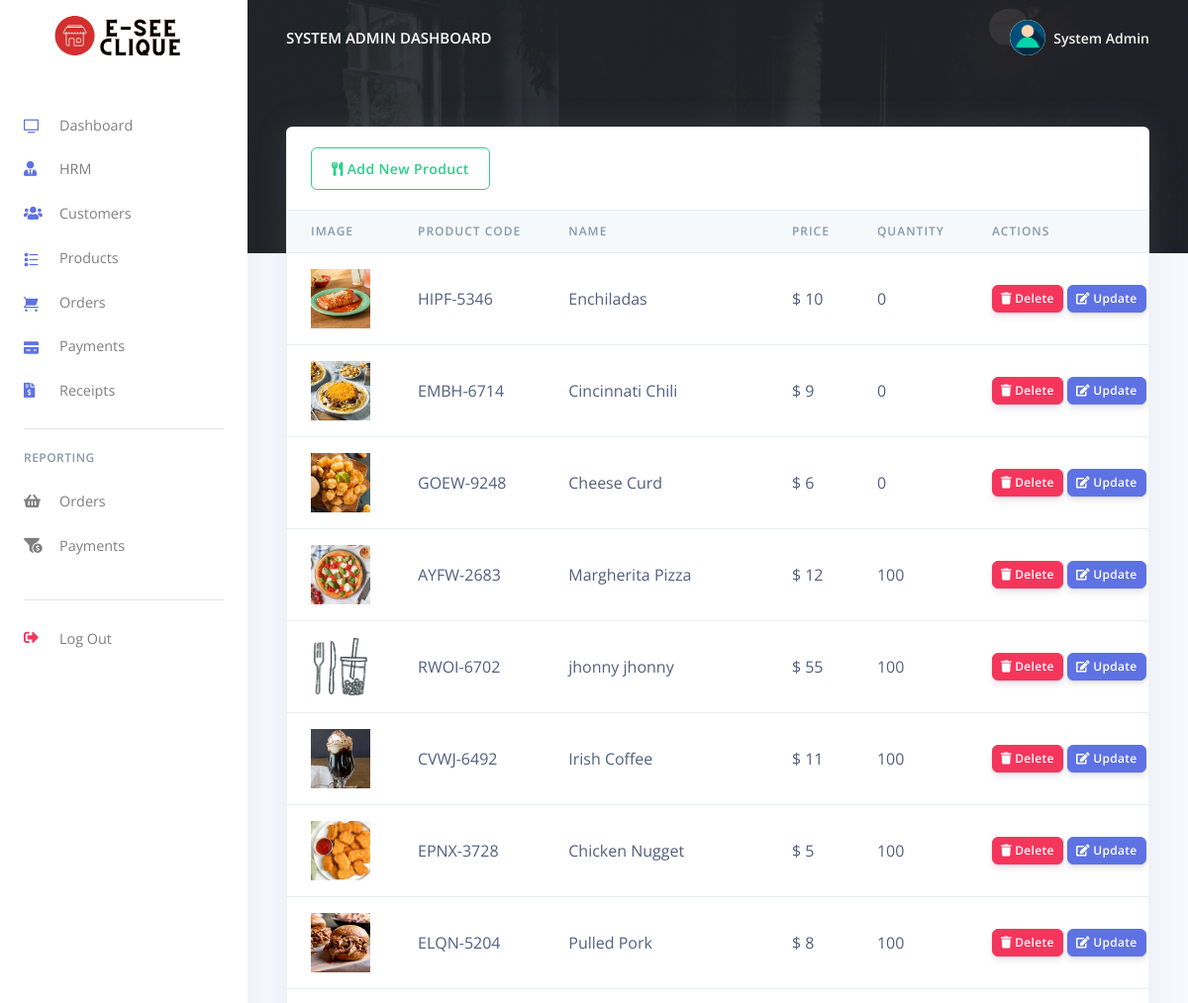
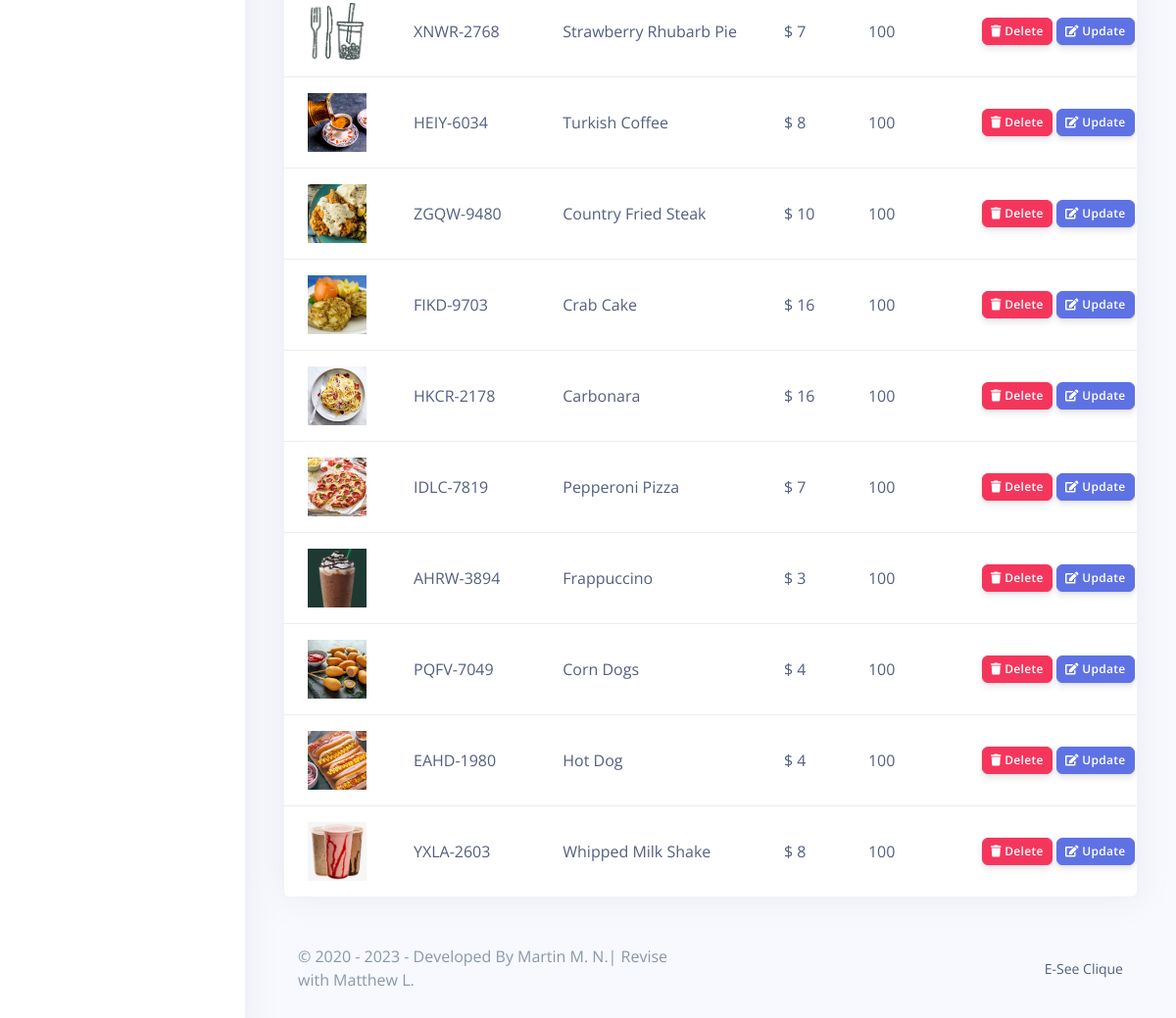
Page /Restro/admin/products.php (signed in) on the earlier database version (2 pictures, top to bottom).
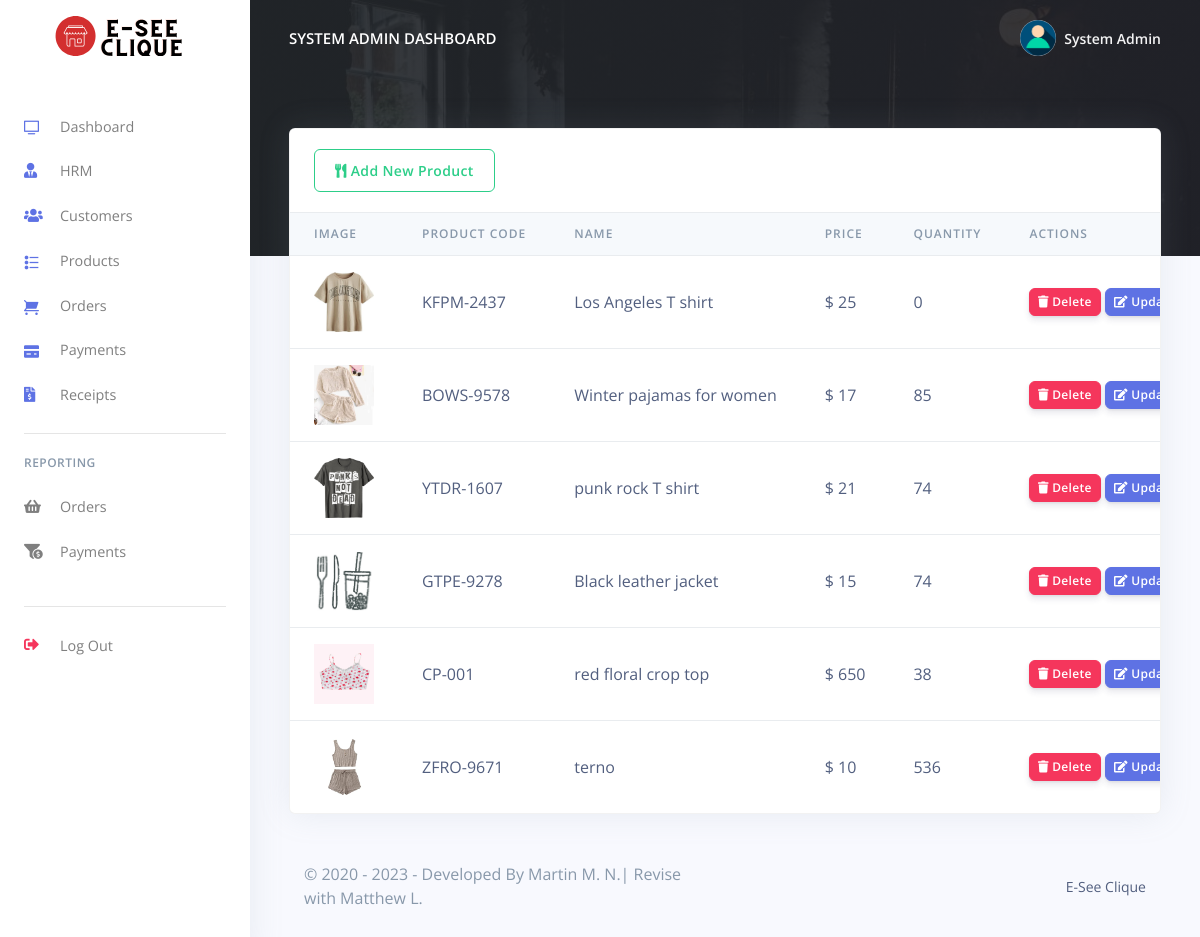
Same page on the later database version.
### tables this page shows
CREATE TABLE `rpos_admin` (
  `admin_id` varchar(200) NOT NULL,
  `admin_name` varchar(200) NOT NULL,
  `admin_email` varchar(200) NOT NULL,
  `admin_password` varchar(200) NOT NULL
);

CREATE TABLE `rpos_products` (
  `prod_id` varchar(200) NOT NULL,
  `prod_code` varchar(200) NOT NULL,
  `prod_name` varchar(200) NOT NULL,
  `prod_img` varchar(200) NOT NULL,
  `prod_desc` longtext NOT NULL,
  `prod_price` varchar(200) NOT NULL,
  `quantity` int(50) NOT NULL,
  `created_at` timestamp(6) NOT NULL DEFAULT current_timestamp(6) ON UPDATE current_timestamp(6)
);

### Restro/admin/products.php (the view, shortened to what this page needs)
<?php
include('config/config.php');
require_once('partials/_head.php');
?>
<body>
  <?php
  require_once('partials/_sidebar.php');
  ?>
  <div class="main-content">
    <?php
    require_once('partials/_topnav.php');
    ?>
    <div class="container-fluid mt--8">
      <div class="row">
        <div class="col">
          <div class="card shadow">
            <div class="card-header border-0">
              <a href="add_product" class="btn btn-outline-success">
                <i class="fas fa-utensils"></i>
                Add New Product
              </a>
            </div>
            <div class="table-responsive">
              <table class="table align-items-center table-flush">
                <thead class="thead-light">
                  <tr>
                    <th scope="col">Image</th>
                    <th scope="col">Product Code</th>
                    <th scope="col">Name</th>
                    <th scope="col">Price</th>
                    <th scope="col">Quantity</th>
                    <th scope="col">Actions</th>
                  </tr>
                </thead>
                <tbody>
                  <?php
                  $ret = "SELECT * FROM  rpos_products ";
                  $stmt = $mysqli->prepare($ret);
                  $stmt->execute();
                  $res = $stmt->get_result();
                  while ($prod = $res->fetch_object()) {
                  ?>
                    <tr>
                      <td>
                        <?php
                        if ($prod->prod_img) {
                          echo "<img src='assets/img/products/$prod->prod_img' height='60' width='60 class='img-thumbnail'>";
                        } else {
                          echo "<img src='assets/img/products/default.jpg' height='60' width='60 class='img-thumbnail'>";
                        }
                        ?>
                      </td>
                      <td><?php echo $prod->prod_code; ?></td>
                      <td><?php echo $prod->prod_name; ?></td>
                      <td>$ <?php echo $prod->prod_price; ?></td>
                      <td><?php echo $prod->quantity; ?></td>
                      <td>
                        <a href="products?delete=<?php echo $prod->prod_id; ?>">
                          <button class="btn btn-sm btn-danger">
                            <i class="fas fa-trash"></i>
                            Delete
                          </button>
                        </a>
                        <a href="update_product?update=<?php echo $prod->prod_id; ?>">
                          <button class="btn btn-sm btn-primary">
                            <i class="fas fa-edit"></i>
                            Update
                          </button>
                        </a>
                      </td>
                    </tr>
                  <?php } ?>
                </tbody>
              </table>
            </div>
          </div>
        </div>
      </div>
      <?php
      require_once('partials/_footer.php');
      ?>
    </div>
  </div>
</body>
</html>

### Restro/admin/partials/_head.php (shortened to what this page needs)
<!DOCTYPE html>
<html>
<head>
    <link href="assets/vendor/nucleo/css/nucleo.css" rel="stylesheet">
    <link href="assets/vendor/@fortawesome/fontawesome-free/css/all.min.css" rel="stylesheet">
    <link type="text/css" href="assets/css/argon.css?v=1.0.0" rel="stylesheet">
</head>

### Restro/admin/partials/_sidebar.php (shortened to what this page needs)
<?php
$admin_id = $_SESSION['admin_id'];
$ret = "SELECT * FROM  rpos_admin  WHERE admin_id = '$admin_id'";
$stmt = $mysqli->prepare($ret);
$stmt->execute();
$res = $stmt->get_result();
while ($admin = $res->fetch_object()) {
?>
  <nav class="navbar navbar-vertical fixed-left navbar-expand-md navbar-light bg-white" id="sidenav-main">
    <div class="container-fluid">
      <a class="navbar-brand pt-0" href="dashboard">
        <img src="assets/img/brand/test.svg" class="navbar-brand-img" alt="..." width="500" height="300">
      </a>
      <div class="collapse navbar-collapse" id="sidenav-collapse-main">
        <ul class="navbar-nav">
          <li class="nav-item">
            <a class="nav-link" href="dashboard">
              <i class="ni ni-tv-2 text-primary"></i> Dashboard
            </a>
          </li>
          <li class="nav-item">
            <a class="nav-link" href="hrm">
              <i class="fas fa-user-tie text-primary"></i> HRM
            </a>
          </li>
          <li class="nav-item">
            <a class="nav-link" href="customes">
              <i class="fas fa-users text-primary"></i> Customers
            </a>
          </li>
          <li class="nav-item">
            <a class="nav-link" href="products">
              <i class="ni ni-bullet-list-67 text-primary"></i>Products
            </a>
          </li>
          <li class="nav-item">
            <a class="nav-link" href="orders">
              <i class="ni ni-cart text-primary"></i> Orders
            </a>
          </li>
          <li class="nav-item">
            <a class="nav-link" href="payments">
              <i class="ni ni-credit-card text-primary"></i> Payments
            </a>
          </li>
          <li class="nav-item">
            <a class="nav-link" href="receipts">
              <i class="fas fa-file-invoice-dollar text-primary"></i> Receipts
            </a>
          </li>
        </ul>
        <hr class="my-3">
        <h6 class="navbar-heading text-muted">Reporting</h6>
        <ul class="navbar-nav mb-md-3">
          <li class="nav-item">
            <a class="nav-link" href="orders_reports">
              <i class="fas fa-shopping-basket"></i> Orders
            </a>
          </li>
          <li class="nav-item">
            <a class="nav-link" href="payments_reports">
              <i class="fas fa-funnel-dollar"></i> Payments
            </a>
          </li>
        </ul>
        <hr class="my-3">
        <ul class="navbar-nav mb-md-3">
          <li class="nav-item">
            <a class="nav-link" href="logout">
              <i class="fas fa-sign-out-alt text-danger"></i> Log Out
            </a>
          </li>
        </ul>
      </div>
    </div>
  </nav>
<?php } ?>

### Restro/admin/partials/_topnav.php (shortened to what this page needs)
<?php
$admin_id = $_SESSION['admin_id'];
$ret = "SELECT * FROM  rpos_admin  WHERE admin_id = '$admin_id'";
$stmt = $mysqli->prepare($ret);
$stmt->execute();
$res = $stmt->get_result();
while ($admin = $res->fetch_object()) {
?>
    <nav class="navbar navbar-top navbar-expand-md navbar-dark" id="navbar-main">
        <div class="container-fluid">
            <a class="h4 mb-0 text-white text-uppercase d-none d-lg-inline-block" href="dashboard"><?php echo $admin->admin_name; ?> Dashboard</a>
            <ul class="navbar-nav align-items-center d-none d-md-flex">
                <li class="nav-item dropdown">
                    <a class="nav-link pr-0" href="#" role="button" data-toggle="dropdown" aria-haspopup="true" aria-expanded="false">
                        <div class="media align-items-center">
                            <span class="avatar avatar-sm rounded-circle">
                                <img alt="Image placeholder" src="assets/img/theme/user-a-min.png">
                            </span>
                            <div class="media-body ml-2 d-none d-lg-block">
                                <span class="mb-0 text-sm  font-weight-bold"><?php echo $admin->admin_name; ?></span>
                            </div>
                        </div>
                    </a>
                </li>
            </ul>
        </div>
    </nav>
<?php } ?>

### Restro/admin/partials/_footer.php
<footer class="py-5">
  <div class="container">
    <div class="row align-items-center justify-content-xl-between">
      <div class="col-xl-6">
        <div class="copyright text-center text-xl-left text-muted">
          &copy; 2020 - <?php echo date('Y'); ?> - Developed By Martin M. N.| Revise with Matthew L.
        </div>
      </div>
      <div class="col-xl-6">
        <ul class="nav nav-footer justify-content-center justify-content-xl-end">
          <li class="nav-item">
            <a href="" class="nav-link" target="_blank">E-See Clique </a>
          </li>
        </ul>
      </div>
    </div>
  </div>
</footer>

Differences in the rows shown:
removed rpos_products: prod_img (picture), prod_code "HIPF-5346", prod_name "Enchiladas", prod_price "10", quantity "0"
removed rpos_products: prod_img (picture), prod_code "EMBH-6714", prod_name "Cincinnati Chili", prod_price "9", quantity "0"
removed rpos_products: prod_img (picture), prod_code "GOEW-9248", prod_name "Cheese Curd", prod_price "6", quantity "0"
removed rpos_products: prod_img (picture), prod_code "AYFW-2683", prod_name "Margherita Pizza", prod_price "12", quantity "100"
removed rpos_products: prod_code "RWOI-6702", prod_name "jhonny jhonny", prod_price "55", quantity "100"
removed rpos_products: prod_img (picture), prod_code "CVWJ-6492", prod_name "Irish Coffee", prod_price "11", quantity "100"
removed rpos_products: prod_img (picture), prod_code "EPNX-3728", prod_name "Chicken Nugget", prod_price "5", quantity "100"
removed rpos_products: prod_img (picture), prod_code "ELQN-5204", prod_name "Pulled Pork", prod_price "8", quantity "100"
removed rpos_products: prod_code "XNWR-2768", prod_name "Strawberry Rhubarb Pie", prod_price "7", quantity "100"
removed rpos_products: prod_img (picture), prod_code "HEIY-6034", prod_name "Turkish Coffee", prod_price "8", quantity "100"
removed rpos_products: prod_img (picture), prod_code "ZGQW-9480", prod_name "Country Fried Steak", prod_price "10", quantity "100"
removed rpos_products: prod_img (picture), prod_code "FIKD-9703", prod_name "Crab Cake", prod_price "16", quantity "100"
removed rpos_products: prod_img (picture), prod_code "HKCR-2178", prod_name "Carbonara", prod_price "16", quantity "100"
removed rpos_products: prod_img (picture), prod_code "IDLC-7819", prod_name "Pepperoni Pizza", prod_price "7", quantity "100"
removed rpos_products: prod_img (picture), prod_code "AHRW-3894", prod_name "Frappuccino", prod_price "3", quantity "100"
removed rpos_products: prod_img (picture), prod_code "PQFV-7049", prod_name "Corn Dogs", prod_price "4", quantity "100"
removed rpos_products: prod_img (picture), prod_code "EAHD-1980", prod_name "Hot Dog", prod_price "4", quantity "100"
removed rpos_products: prod_img (picture), prod_code "YXLA-2603", prod_name "Whipped Milk Shake", prod_price "8", quantity "100"
added rpos_products: prod_img (picture), prod_code "KFPM-2437", prod_name "Los Angeles T shirt", prod_price "25", quantity "0"
added rpos_products: prod_img (picture), prod_code "BOWS-9578", prod_name "Winter pajamas for women", prod_price "17", quantity "85"
added rpos_products: prod_img (picture), prod_code "YTDR-1607", prod_name "punk rock T shirt", prod_price "21", quantity "74"
added rpos_products: prod_code "GTPE-9278", prod_name "Black leather jacket", prod_price "15", quantity "74"
added rpos_products: prod_img (picture), prod_code "CP-001", prod_name "red floral crop top", prod_price "650", quantity "38"
added rpos_products: prod_img (picture), prod_code "ZFRO-9671", prod_name "terno", prod_price "10", quantity "536"
